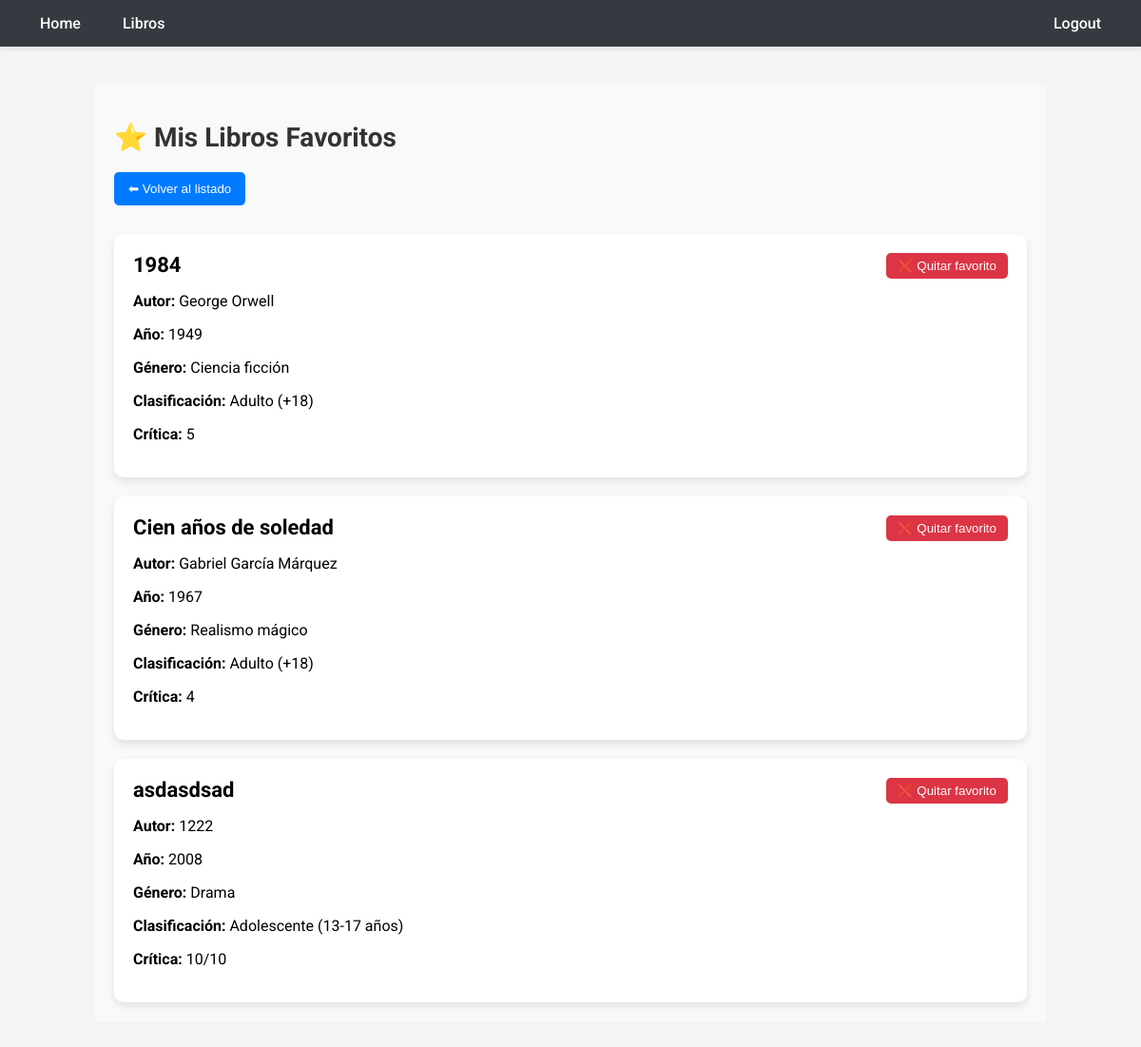
Before: /favoritos/ (signed in) with the older database file.
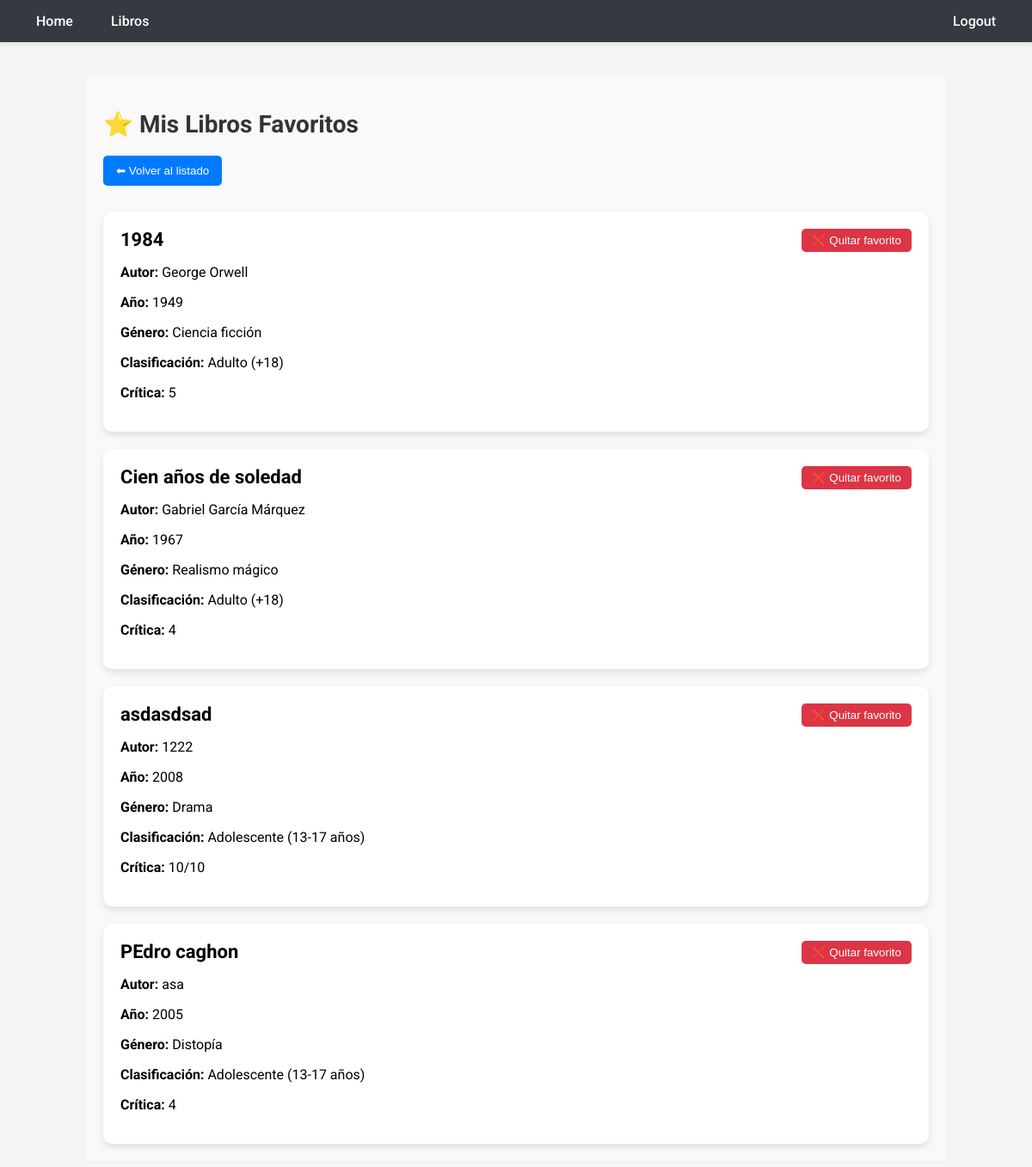
After: the same page with the newer database file.
### myapp/models.py (models this page shows, shortened)
class AlmacenLibros(models.Model):
    titulo = models.CharField(max_length=200)
    autor = models.CharField(max_length=200)
    genero = models.ForeignKey(Generolibros, on_delete=models.CASCADE)
    año = models.CharField(max_length=200)
    clasificacion = models.ForeignKey(ClasificacionLibros, on_delete=models.CASCADE)
    critica_de_internet = models.PositiveSmallIntegerField(
        choices=[(i, str(i)) for i in range(1, 6)],
        help_text="Calificación del 1 al 5"
    )
    created = models.DateTimeField(auto_now_add=True)
    descripcion = models.CharField(max_length=200)
    imagen = models.ImageField(
        upload_to='libros/',
        null=True,
        blank=True,
        validators=[FileExtensionValidator(allowed_extensions=['jpg', 'jpeg', 'png', 'webp'])]
    )

class Generolibros(models.Model):
    genero = models.CharField(max_length=200)
    def __str__(self):
        return self.genero

class ClasificacionLibros(models.Model):
    clasificacion = models.CharField(max_length=200)
    def __str__(self):
        return self.clasificacion

### myapp/views.py (the view)
# urls.py: path('favoritos/', views.libros_favoritos, name='libros_favoritos'),
@login_required
def libros_favoritos(request):
    libros = AlmacenLibros.objects.filter(librofavorito__usuario=request.user)
    estados = EstadoDeLectura.objects.filter(user=request.user)
    estado_dict = {e.title.id: e.estado for e in estados}
    return render(request, 'libros_favoritos.html', {
        'libros': libros,
        'estados_lectura': estado_dict,
        'estado_choices': EstadoDeLectura.ESTADO_CHOICES,
    })

### myapp/templates/libros_favoritos.html (shortened to what this page needs)
{% extends 'layouts/base.html' %}
{% block content %}
<div style="padding: 20px; background-color: #f9f9f9;">
    <h1 style="color: #333; font-size: 28px; margin-bottom: 20px;">⭐ Mis Libros Favoritos</h1>
    <a href="{% url 'libros_view' %}">
        <button style="
            background-color: #007bff;
            color: white;
            padding: 10px 15px;
            border: none;
            border-radius: 5px;
            margin-bottom: 30px;
            cursor: pointer;">
            ⬅ Volver al listado
        </button>
    </a>
    {% if libros %}
        <div style="display: grid; gap: 20px;">
            {% for libro in libros %}
                <div style="
                    background: #fff;
                    padding: 20px;
                    border-radius: 10px;
                    box-shadow: 0 4px 8px rgba(0,0,0,0.1);
                    position: relative;
                    transition: transform 0.2s ease;">
                    <h2 style="margin: 0 0 10px; font-size: 22px; color: #000;">{{ libro.titulo }}</h2>
                    <p style="color: #000;"><strong>Autor:</strong> {{ libro.autor }}</p>
                    <p style="color: #000;"><strong>Año:</strong> {{ libro.año }}</p>
                    <p style="color: #000;"><strong>Género:</strong> {{ libro.genero }}</p>
                    <p style="color: #000;"><strong>Clasificación:</strong> {{ libro.clasificacion }}</p>
                    <p style="color: #000;"><strong>Crítica:</strong> {{ libro.critica_de_internet }}</p>
                    <button class="quitar-favorito-btn"
                            data-libro-id="{{ libro.id }}"
                            style="
                                position: absolute; top: 20px; right: 20px;
                                background-color: #dc3545;
                                color: white;
                                border: none;
                                padding: 6px 12px;
                                border-radius: 5px;
                                cursor: pointer;">
                        ❌ Quitar favorito
                    </button>
                </div>
            {% endfor %}
        </div>
    {% else %}
        <p style="font-size: 18px; color: #555;">No tienes libros favoritos aún.</p>
    {% endif %}
</div>
{% endblock %}

### myapp/templates/layouts/base.html (shortened to what this page needs)
{% load static %}
<!DOCTYPE html>
<html lang="es">
<head>
    <link rel="stylesheet" href="{% static 'stylo.css' %}">
</head>
<body>
    <nav class="navbar">
        <ul>
            <li><a href="/">Home</a></li>
            <li><a href="/libros">Libros</a></li>
            {% if user.is_authenticated %}
                <li class="right"><a href="/logout">Logout</a></li>
            {% else %}
                <li class="right"><a href="/registro">Iniciar Seción</a></li>
            {% endif %}
        </ul>
    </nav>
    <main>
        {% block content %}
        {% endblock %}
    </main>
</body>
</html>

### myapp/static/stylo.css (style rules this page uses)
body { background: #e9d8d8; color: whitesmoke; }
.navbar { background: #404040; padding: 5px 10px; }
.navbar ul { display: flex; justify-content: space-between; }
.navbar ul li { list-style: none; }

### myapp/templates/layouts/base.html (style rules this page uses)
body { margin: 0; padding: 0; font-family: 'Roboto', sans-serif; background-color: #f4f4f4; }
.navbar { background-color: #343a40; padding: 15px 30px; box-shadow: 0 2px 6px rgba(0,0,0,0.1); }
.navbar ul { list-style: none; margin: 0; padding: 0; display: flex; align-items: center; }
.navbar ul li { margin-right: 20px; }
.navbar ul li:last-child { margin-right: 0; }
.navbar ul li a { color: white; text-decoration: none; font-weight: 500; padding: 8px 12px; border-radius: 4px; transition: background-color 0.3s ease; }
.navbar .right { margin-left: auto; }
main { padding: 40px 20px; max-width: 1000px; margin: auto; }

Changed rows visible on the page:
added AlmacenLibros: titulo "PEdro caghon", autor "asa", año "2005", genero "Distopía", clasificacion "Adolescente (13-17 años)", critica_de_internet "4"
